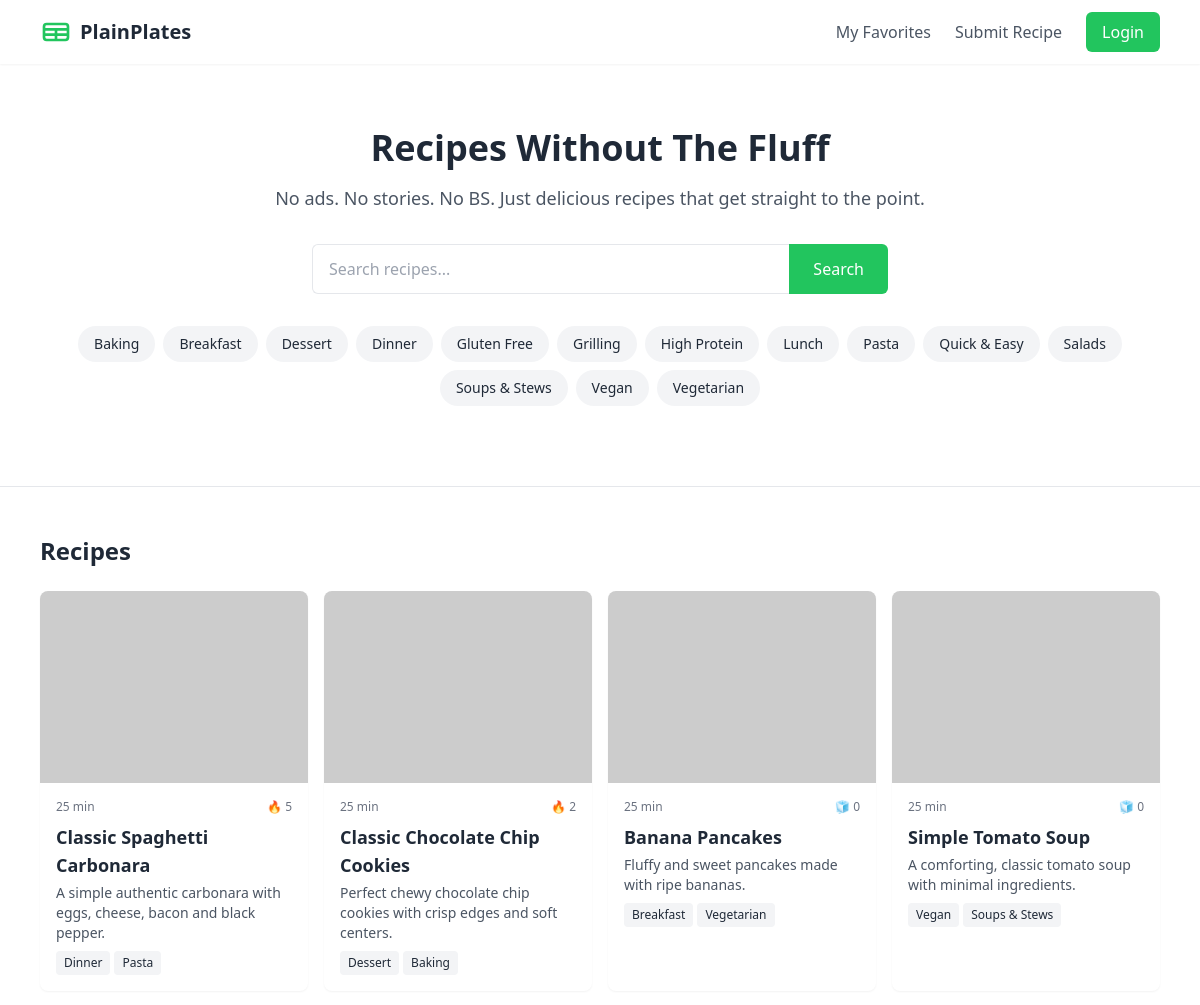
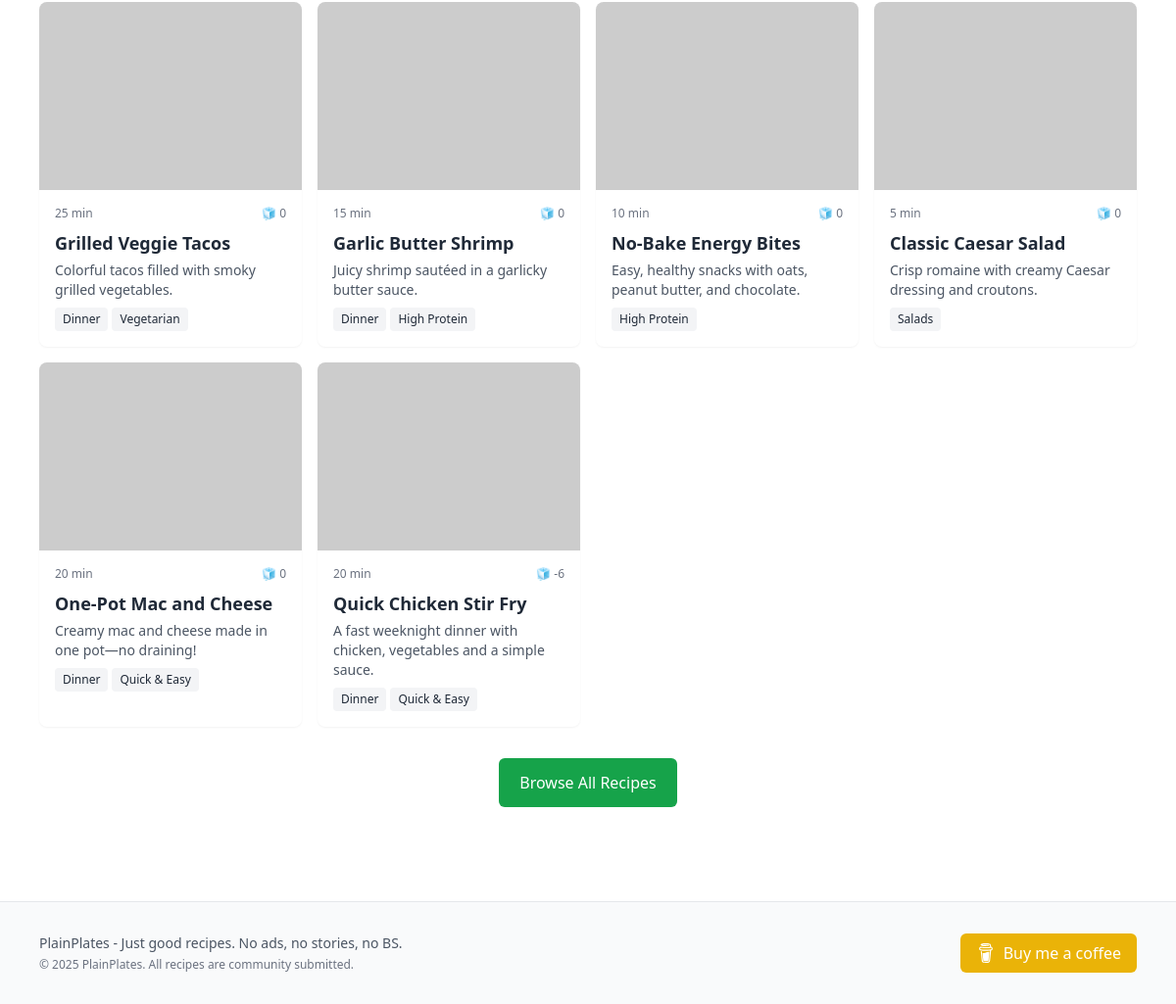
Page /recipes on the committed database (2 pictures, top to bottom).
### tables this page shows
CREATE TABLE categories (
    id INTEGER PRIMARY KEY AUTOINCREMENT,
    name TEXT NOT NULL,
    slug TEXT UNIQUE NOT NULL,
    description TEXT
);

CREATE TABLE recipes (
    id INTEGER PRIMARY KEY AUTOINCREMENT,
    title TEXT NOT NULL,
    slug TEXT UNIQUE NOT NULL,
    description TEXT NOT NULL,
    ingredients TEXT NOT NULL,
    instructions TEXT NOT NULL,
    notes TEXT,
    prep_time INTEGER NOT NULL,
    cook_time INTEGER NOT NULL,
    servings INTEGER NOT NULL DEFAULT 4,
    created_at TIMESTAMP NOT NULL DEFAULT CURRENT_TIMESTAMP,
    updated_at TIMESTAMP NOT NULL DEFAULT CURRENT_TIMESTAMP,
    user_id INTEGER,
    FOREIGN KEY (user_id) REFERENCES users (id)
);

### main.py (the view)
@app.get("/recipes", response_class=HTMLResponse)
def recipes_page(request: Request, q: str | None = None, category: str | None = None):
    categories = get_categories()
    recipes = get_recipes(filter_q=q, category_slug=category)
    return templates.TemplateResponse("recipes.html", {
        "request": request,
        "categories": categories,
        "recipes": recipes,
        "q": q,
        "selected_category": category
    })

### templates/recipes.html (shortened to what this page needs)
{% extends "base.html" %}
{% block content %}
<section class="bg-white border-b">
    <div class="max-w-6xl mx-auto px-4 py-12 md:py-16">
        <div class="text-center">
            <h1 class="text-3xl md:text-4xl font-bold mb-4">Recipes Without The Fluff</h1>
            <p class="text-lg text-gray-600 mb-8 max-w-2xl mx-auto">No ads. No stories. No BS. Just delicious recipes that get straight to the point.</p>
            <div class="max-w-xl mx-auto mb-8">
                <form action="/recipes" method="get" class="flex">
                    <input type="text" name="q" placeholder="Search recipes..." value="{{ q or '' }}"
                        class="flex-grow px-4 py-3 rounded-l-md border-t border-b border-l focus:outline-none focus:ring-2 focus:ring-primary-500">
                    <button type="submit"
                            class="bg-primary-500 text-white px-6 py-3 rounded-r-md hover:bg-primary-600 focus:outline-none focus:ring-2 focus:ring-primary-500">
                        Search
                    </button>
                </form>
            </div>
            <div class="flex flex-wrap justify-center gap-2 mb-4">
                {% for category in categories %}
                <a href="/recipes?category={{ category.slug }}{% if q %}&q={{ q }}{% endif %}"
                class="{% if selected_category == category.slug %}
                            bg-primary-500 text-white
                        {% else %}
                            bg-gray-100 text-gray-800 hover:bg-gray-200
                        {% endif %}
                        px-4 py-2 rounded-full text-sm transition">
                    {{ category.name }}
                </a>
                {% endfor %}
            </div>
        </div>
    </div>
</section>
<section class="py-12">
    <div class="max-w-6xl mx-auto px-4">
        <h2 class="text-2xl font-bold mb-6">Recipes</h2>
        <div class="grid grid-cols-1 md:grid-cols-2 lg:grid-cols-4 gap-4">
            {% for recipe in recipes %}
                {% include "components/recipe_card.html" %}
            {% endfor %}
        </div>
        <div class="text-center mt-8">
            <a href="/recipes" class="inline-flex items-center justify-center px-5 py-3 border border-transparent text-base font-medium rounded-md text-white bg-primary-600 hover:bg-primary-700">
                Browse All Recipes
            </a>
        </div>
    </div>
</section>
{% endblock %}

### templates/base.html (shortened to what this page needs)
<!DOCTYPE html>
<html>
<head>
    <script src="https://cdn.tailwindcss.com"></script>
</head>
<body class="min-h-screen flex flex-col bg-white text-gray-800">
    {% set user = request.session.get('user') %}
    <header class="bg-white shadow-sm sticky top-0 z-10">
        <div class="max-w-6xl mx-auto px-4 py-3 flex items-center justify-between">
            <div class="flex items-center space-x-2">
            <a href="/" class="flex items-center">
                <svg class="h-8 w-8 text-green-500" viewBox="0 0 24 24" fill="none" stroke="currentColor" stroke-width="2">
                <path stroke-linecap="round" stroke-linejoin="round" d="M3 10h18M3 14h18m-9-4v8m-7 0h14a2 2 0 002-2V8a2 2 0 00-2-2H5a2 2 0 00-2 2v8a2 2 0 002 2z" />
                </svg>
                <span class="text-xl font-bold text-gray-800 ml-2">PlainPlates</span>
            </a>
            </div>
            <nav class="hidden md:flex items-center space-x-6">
            <a href="/favorites" class="text-gray-600 hover:text-green-500">My Favorites</a>
            <a href="/submit" class="text-gray-600 hover:text-green-500">Submit Recipe</a>
            {% if user %}
                <span class="text-gray-600">👋 {{ user.name }}</span>
                <a href="/logout" class="text-gray-500 hover:text-red-600 ml-4">Logout</a>
            {% else %}
                <a href="/login" class="bg-green-500 hover:bg-green-600 text-white px-4 py-2 rounded-md">Login</a>
            {% endif %}
            </nav>
        </div>
    </header>
    <main class="flex-grow">
        {% block content %}
        {% endblock %}
    </main>
    <footer class="bg-gray-50 border-t border-gray-200 mt-12">
        <div class="max-w-6xl mx-auto px-4 py-8">
            <div class="flex flex-col md:flex-row justify-between items-center">
                <div class="text-center md:text-left mb-4 md:mb-0">
                    <p class="text-gray-600 text-sm">
                    PlainPlates - Just good recipes. No ads, no stories, no BS.
                    </p>
                    <p class="text-gray-500 text-xs mt-1">
                    © 2025 PlainPlates. All recipes are community submitted.
                    </p>
                </div>
                <div>
                    <a href="https://www.buymeacoffee.com/yourname" target="_blank" rel="noopener noreferrer" class="inline-flex items-center px-4 py-2 bg-yellow-500 hover:bg-yellow-600 text-white rounded-md transition">
                    Buy me a coffee
                    </a>
                </div>
            </div>
        </div>
    </footer>
</body>
</html>

### templates/components/recipe_card.html
<a href="/recipes/{{ recipe.slug }}" class="bg-white rounded-lg overflow-hidden shadow-sm hover:shadow-md transition-shadow">
    <div class="h-48 overflow-hidden">
        <img src="/static/images/recipes{{ recipe.slug }}.jpg" onerror="this.onerror=null;this.src='https://placehold.co/400x300?text=Image Coming Soon';" alt="{{ recipe.title }}" class="w-full h-full object-cover">
    </div>
    <div class="p-4">
        <div class="flex justify-between items-center mb-2">
            <span class="text-xs text-gray-500">{{ recipe.prep_time + recipe.cook_time }} min</span>
            <span class="flex items-center text-xs text-gray-500">
                {% if recipe.score > 0 %} 🔥 {% else %} 🧊 {% endif %}{{ recipe.score }}
            </span>
        </div>
        <h3 class="font-bold text-lg mb-1">{{ recipe.title }}</h3>
        <p class="text-gray-600 text-sm mb-2">{{ recipe.description }}</p>
        <div class="flex flex-wrap gap-1">
            {% for tag in recipe.tags %}
            <span class="bg-gray-100 text-gray-800 text-xs px-2 py-1 rounded">{{ tag }}</span>
            {% endfor %}
        </div>
    </div>
</a>

### rows in the picture
categories: name "Baking"
categories: name "Breakfast"
categories: name "Dessert"
categories: name "Dinner"
categories: name "Gluten Free"
categories: name "Grilling"
categories: name "High Protein"
categories: name "Lunch"
categories: name "Pasta"
categories: name "Quick & Easy"
categories: name "Salads"
categories: name "Soups & Stews"
categories: name "Vegan"
categories: name "Vegetarian"
recipes: recipe.prep_time+recipe.cook_time "25", score "5", title "Classic Spaghetti Carbonara", description "A simple authentic carbonara with eggs, cheese, bacon and black pepper."
recipes: recipe.prep_time+recipe.cook_time "25", score "2", title "Classic Chocolate Chip Cookies", description "Perfect chewy chocolate chip cookies with crisp edges and soft centers."
recipes: recipe.prep_time+recipe.cook_time "25", score "0", title "Banana Pancakes", description "Fluffy and sweet pancakes made with ripe bananas."
recipes: recipe.prep_time+recipe.cook_time "25", score "0", title "Simple Tomato Soup", description "A comforting, classic tomato soup with minimal ingredients."
recipes: recipe.prep_time+recipe.cook_time "25", score "0", title "Grilled Veggie Tacos", description "Colorful tacos filled with smoky grilled vegetables."
recipes: recipe.prep_time+recipe.cook_time "15", score "0", title "Garlic Butter Shrimp", description "Juicy shrimp sautéed in a garlicky butter sauce."
recipes: recipe.prep_time+recipe.cook_time "10", score "0", title "No-Bake Energy Bites", description "Easy, healthy snacks with oats, peanut butter, and chocolate."
recipes: recipe.prep_time+recipe.cook_time "5", score "0", title "Classic Caesar Salad", description "Crisp romaine with creamy Caesar dressing and croutons."
recipes: recipe.prep_time+recipe.cook_time "20", score "0", title "One-Pot Mac and Cheese", description "Creamy mac and cheese made in one pot—no draining!"
recipes: recipe.prep_time+recipe.cook_time "20", score "-6", title "Quick Chicken Stir Fry", description "A fast weeknight dinner with chicken, vegetables and a simple sauce."
